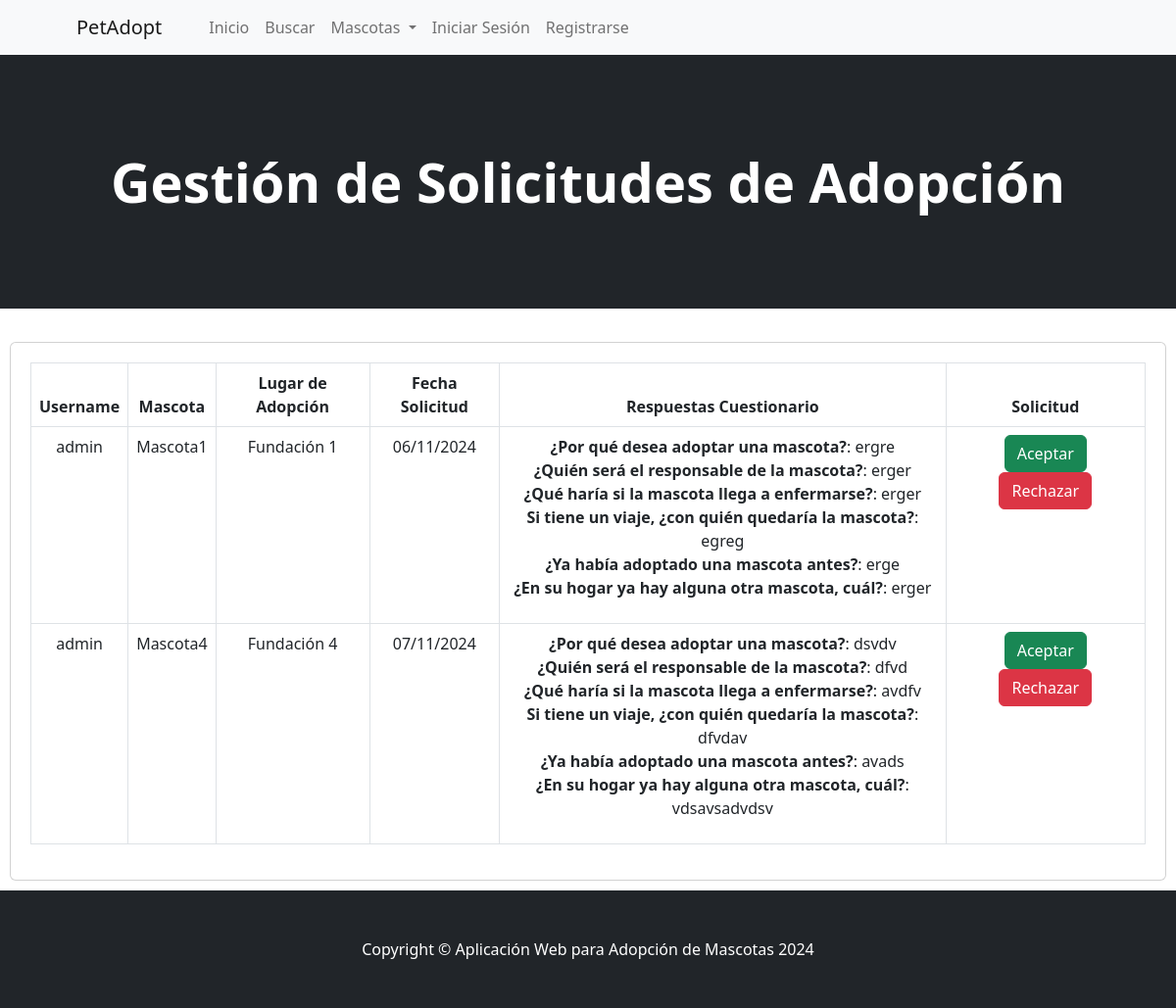
The app's page /gestionar-solicitudes/ with its own data.
### solicitud/models.py (models this page shows, shortened)
class SolicitudAdopcion(models.Model):
    ESTADOS = [
        ('aceptada', 'Aceptada'),
        ('rechazada', 'Rechazada'),
    ]
    usuario = models.ForeignKey(User, on_delete=models.CASCADE)
    mascota = models.ForeignKey(Mascota, on_delete=models.CASCADE)
    fecha_solicitud = models.DateTimeField(auto_now_add=True)
    estado = models.CharField(max_length=10, choices=ESTADOS, null=True)

class RespuestaSolicitud(models.Model):
    solicitud_adopcion = models.ForeignKey(SolicitudAdopcion, on_delete=models.CASCADE)
    pregunta = models.ForeignKey(Pregunta, on_delete=models.CASCADE)
    respuesta = models.CharField(max_length=500)

class Pregunta(models.Model):
    texto_preguntas = models.TextField()

### pag/models.py (models this page shows, shortened)
class Mascota(models.Model):
    name = models.CharField(max_length=50)
    tamano = models.CharField(max_length=10)
    tipo = models.ForeignKey(Tipo, on_delete=models.CASCADE, default=1)
    edad = models.CharField(max_length=10, default='', blank=True, null=False)
    sexo = models.CharField(max_length=10)
    descripcion = models.TextField(max_length=250, default='')
    lugar_adopcion = models.ForeignKey(LugarAdopcion, on_delete=models.CASCADE, null=False)
    image = models.ImageField(upload_to='uploads/mascota/')

class LugarAdopcion(models.Model):
    name = models.CharField(max_length=100)
    ubicacion = models.CharField(max_length=200)
    telefono = models.CharField(max_length=20)
    def __str__(self):
        return self.name
    class Meta:
        verbose_name_plural = 'Lugares de Adopcion'

### solicitud/views.py (the view, shortened to what this page needs)
# urls.py: path('gestionar-solicitudes/', GestionarSolicitudesView.as_view(), name='gestionar_solicitudes'),
class GestionarSolicitudesView(View):
    def get(self, request):
        solicitudes = SolicitudAdopcion.objects.filter(estado__isnull=True)
        return render(request, 'gestionar_solicitudes.html', {'solicitudes': solicitudes})

### solicitud/templates/gestionar_solicitudes.html (shortened to what this page needs)
{% extends 'base.html' %}
{% block content %}
<header class="bg-dark py-5">
    <div class="container px-4 px-lg-5 my-5">
        <div class="text-center text-white">
            <h1 class="display-4 fw-bolder">Gestión de Solicitudes de Adopción</h1>
        </div>
    </div>
</header>
<div class="container mt-4" style="max-width: 1600px; padding: 10px;">
    <div class="card" style="padding: 20px;">
        <table class="table table-bordered text-center">
            <thead class="thead-light">
                <tr>
                    <th>Username</th>
                    <th>Mascota</th>
                    <th>Lugar de Adopción</th>
                    <th>Fecha Solicitud</th>
                    <th>Respuestas Cuestionario</th>
                    <th>Solicitud</th>
                </tr>
            </thead>
            <tbody>
                {% for solicitud in solicitudes %}
                <tr>
                    <td>{{ solicitud.usuario.username }}</td>
                    <td>{{ solicitud.mascota.name }}</td>
                    <td>{{ solicitud.mascota.lugar_adopcion }}</td>
                    <td>{{ solicitud.fecha_solicitud|date:"d/m/Y" }}</td>
                    <td>
                        <ul class="list-unstyled">
                            {% for respuesta in solicitud.respuestasolicitud_set.all %}
                                <li><strong>{{ respuesta.pregunta.texto_preguntas }}</strong>: {{ respuesta.respuesta }}</li>
                            {% endfor %}
                        </ul>
                    </td>
                    <td>
                        <div class="d-flex justify-content-center">
                            <form method="post">
                                <button type="submit" name="accion" value="aceptar" class="btn btn-success mx-1">Aceptar</button>
                                <button type="submit" name="accion" value="rechazar" class="btn btn-danger mx-1">Rechazar</button>
                            </form>
                        </div>
                    </td>
                </tr>
                {% endfor %}
            </tbody>
        </table>
    </div>
</div>
{% endblock %}

### records on screen
SolicitudAdopcion: usuario.username "admin", mascota.name "Mascota1", mascota.lugar_adopcion "Fundación 1", fecha_solicitud "06/11/2024"
RespuestaSolicitud: pregunta.texto_preguntas "¿Por qué desea adoptar una mascota?", respuesta "ergre"
RespuestaSolicitud: pregunta.texto_preguntas "¿Quién será el responsable de la mascota?", respuesta "erger"
RespuestaSolicitud: pregunta.texto_preguntas "¿Qué haría si la mascota llega a enfermarse?", respuesta "erger"
RespuestaSolicitud: pregunta.texto_preguntas "Si tiene un viaje, ¿con quién quedaría la mascota?", respuesta "egreg"
RespuestaSolicitud: pregunta.texto_preguntas "¿Ya había adoptado una mascota antes?", respuesta "erge"
RespuestaSolicitud: pregunta.texto_preguntas "¿En su hogar ya hay alguna otra mascota, cuál?", respuesta "erger"
SolicitudAdopcion: usuario.username "admin", mascota.name "Mascota4", mascota.lugar_adopcion "Fundación 4", fecha_solicitud "07/11/2024"
RespuestaSolicitud: pregunta.texto_preguntas "¿Por qué desea adoptar una mascota?", respuesta "dsvdv"
RespuestaSolicitud: pregunta.texto_preguntas "¿Quién será el responsable de la mascota?", respuesta "dfvd"
RespuestaSolicitud: pregunta.texto_preguntas "¿Qué haría si la mascota llega a enfermarse?", respuesta "avdfv"
RespuestaSolicitud: pregunta.texto_preguntas "Si tiene un viaje, ¿con quién quedaría la mascota?", respuesta "dfvdav"
RespuestaSolicitud: pregunta.texto_preguntas "¿Ya había adoptado una mascota antes?", respuesta "avads"
RespuestaSolicitud: pregunta.texto_preguntas "¿En su hogar ya hay alguna otra mascota, cuál?", respuesta "vdsavsadvdsv"
